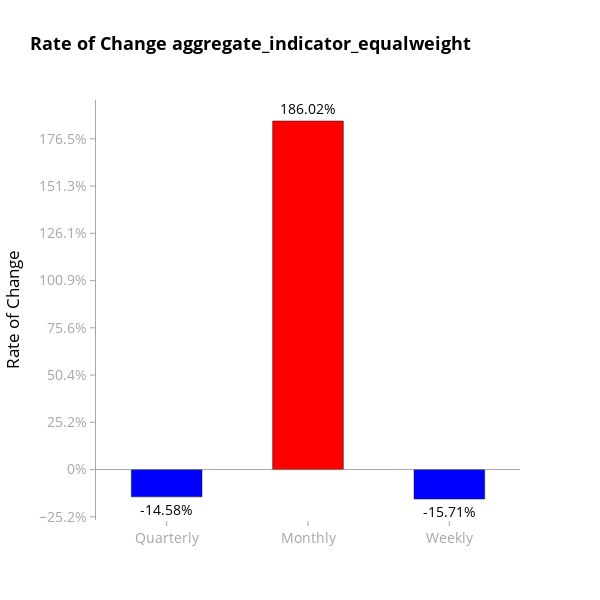
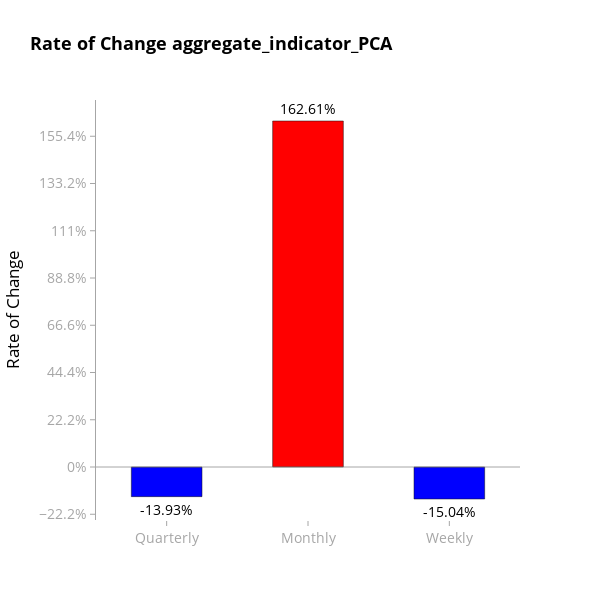

Notebook cell for these charts, in order:
### Code cell
# Define the color codes (matching the colors in create_indicator_chart)
GREY_COLOR = 'rgba(128, 128, 128, 0.7)'  # Semi-transparent grey
RED_COLOR = 'red'  # Red color for positive changes
BLUE_COLOR = 'blue'  # Blue color for negative changes

# Function to calculate percentage changes for given time periods
def calculate_periodic_changes(df, column):
    # Calculate the percentage changes for weekly, monthly, and quarterly periods
    weekly_change = df[column].pct_change(7).iloc[-1] * 100  # 7 days for weekly change
    monthly_change = df[column].pct_change(30).iloc[-1] * 100  # 30 days for monthly change
    quarterly_change = df[column].pct_change(90).iloc[-1] * 100  # 90 days for quarterly change

    return weekly_change, monthly_change, quarterly_change

# Create the bar chart for quarterly, monthly, and weekly changes
def create_bar_chart(merged_df, column):
    # Calculate percentage changes for the specified column
    weekly_change, monthly_change, quarterly_change = calculate_periodic_changes(merged_df, column)
    
    # Define the periods and changes in the new order: quarterly, monthly, weekly
    periods = ['Quarterly', 'Monthly', 'Weekly']
    changes = [quarterly_change, monthly_change, weekly_change]
    
    # Determine the color for each bar: RED_COLOR for positive, BLUE_COLOR for negative
    colors = [RED_COLOR if change > 0 else BLUE_COLOR for change in changes]

    # Create the bar chart with the updated bar width
    fig = go.Figure()
    fig.add_trace(
        go.Bar(
            x=periods,
            y=changes,
            marker_color=colors,  # Set the colors for each bar
            text=[f"{change:.2f}%" for change in changes],  # Add text labels with percentage values
            textposition='outside',
            width=0.5  # Make the bars wider (as per your change)
        )
    )

    # Customize the layout
    fig.update_layout(
        title={
            'text': f"Rate of Change {column}",
            'font': {'color': 'black', 'size': 18, 'weight': 'bold'}
        },
        xaxis_title=None,  # Remove the x-axis title
        yaxis_title="Rate of Change",  # Change "Percentage Change" to "Rate of Change"
        yaxis_ticksuffix="%",
        plot_bgcolor='white',
        paper_bgcolor='white',
        font={'color': 'black', 'size': 14},
        width=600,  # Keep width at 600 pixels
        height=600,  # Keep height at 600 pixels
        hovermode="x unified",
    )

    # Add a horizontal line at y = 0%
    fig.add_hline(y=0, line_dash="solid", line_color=GREY_COLOR, line_width=1)

    # Adjust y-axis tick spacing dynamically based on the fixed height (600)
    y_range = max(changes) - min(changes)  # Calculate the range of y values
    tick_spacing = y_range / 8  # Set a fixed number of ticks (8) based on height

    # Update x-axis (periods)
    fig.update_xaxes(
        showgrid=False, 
        tickfont={'color': GREY_COLOR, 'size': 14},  # Make x-axis labels grey
        zeroline=False,
        linecolor=None,  # Remove x-axis line
        showline=False,  # Ensure no line on x-axis
        ticks='outside',
        tickcolor=GREY_COLOR
    )

    # Update y-axis (percentage changes)
    fig.update_yaxes(
        showgrid=False, 
        tickfont={'color': GREY_COLOR, 'size': 14},  # Make y-axis labels grey
        zeroline=False,
        linecolor=GREY_COLOR,  # Grey color for y-axis lines
        showline=True,
        ticks='outside',
        tickcolor=GREY_COLOR,
        dtick=tick_spacing,  # Set dynamic tick spacing
    )

    # Show the chart
    fig.show()

    # Save the chart as an HTML file
    pio.write_html(fig, file=f'{column}_periodic_changes_chart.html')

# Call the function for aggregate indicator columns and save charts
create_bar_chart(merged_df, 'aggregate_indicator_equalweight')
create_bar_chart(merged_df, 'aggregate_indicator_PCA')

### Figure 1 — Plotly figure (JSON) as saved in the notebook; plotly's stock layout.template omitted (floating-point values rounded to 4 significant figures)
{"data": [{"marker": {"color": ["blue", "red", "blue"]}, "text": ["-14.58%", "186.02%", "-15.71%"], "textposition": "outside", "width": 0.5, "x": ["Quarterly", "Monthly", "Weekly"], "y": [-14.58, 186.0, -15.71], "type": "bar"}], "layout": {"title": {"font": {"color": "black", "size": 18, "weight": "bold"}, "text": "Rate of Change aggregate_indicator_equalweight"}, "yaxis": {"title": {"text": "Rate of Change"}, "ticksuffix": "%", "tickfont": {"color": "rgba(128, 128, 128, 0.7)", "size": 14}, "showgrid": false, "zeroline": false, "linecolor": "rgba(128, 128, 128, 0.7)", "showline": true, "ticks": "outside", "tickcolor": "rgba(128, 128, 128, 0.7)", "dtick": 25.22}, "font": {"color": "black", "size": 14}, "xaxis": {"title": {}, "tickfont": {"color": "rgba(128, 128, 128, 0.7)", "size": 14}, "showgrid": false, "zeroline": false, "showline": false, "ticks": "outside", "tickcolor": "rgba(128, 128, 128, 0.7)"}, "plot_bgcolor": "white", "paper_bgcolor": "white", "width": 600, "height": 600, "hovermode": "x unified", "shapes": [{"line": {"color": "rgba(128, 128, 128, 0.7)", "dash": "solid", "width": 1}, "type": "line", "x0": 0, "x1": 1, "xref": "x domain", "y0": 0, "y1": 0, "yref": "y"}]}}

### Figure 2 — Plotly figure (JSON) as saved in the notebook; plotly's stock layout.template omitted (floating-point values rounded to 4 significant figures)
{"data": [{"marker": {"color": ["blue", "red", "blue"]}, "text": ["-13.93%", "162.61%", "-15.04%"], "textposition": "outside", "width": 0.5, "x": ["Quarterly", "Monthly", "Weekly"], "y": [-13.93, 162.6, -15.04], "type": "bar"}], "layout": {"title": {"font": {"color": "black", "size": 18, "weight": "bold"}, "text": "Rate of Change aggregate_indicator_PCA"}, "yaxis": {"title": {"text": "Rate of Change"}, "ticksuffix": "%", "tickfont": {"color": "rgba(128, 128, 128, 0.7)", "size": 14}, "showgrid": false, "zeroline": false, "linecolor": "rgba(128, 128, 128, 0.7)", "showline": true, "ticks": "outside", "tickcolor": "rgba(128, 128, 128, 0.7)", "dtick": 22.21}, "font": {"color": "black", "size": 14}, "xaxis": {"title": {}, "tickfont": {"color": "rgba(128, 128, 128, 0.7)", "size": 14}, "showgrid": false, "zeroline": false, "showline": false, "ticks": "outside", "tickcolor": "rgba(128, 128, 128, 0.7)"}, "plot_bgcolor": "white", "paper_bgcolor": "white", "width": 600, "height": 600, "hovermode": "x unified", "shapes": [{"line": {"color": "rgba(128, 128, 128, 0.7)", "dash": "solid", "width": 1}, "type": "line", "x0": 0, "x1": 1, "xref": "x domain", "y0": 0, "y1": 0, "yref": "y"}]}}
